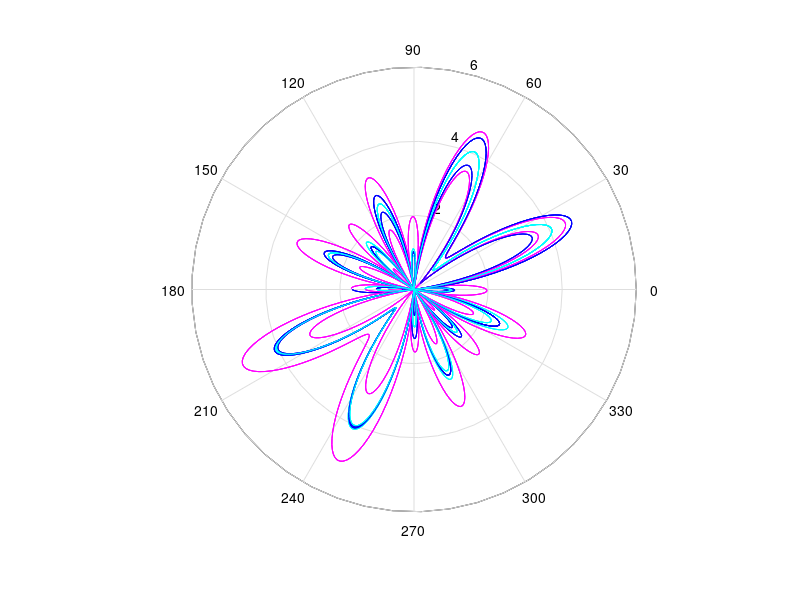

Recreate this plot in MATLAB.
clc;clear

x1=-20*pi:pi/200:20*pi;

for i=1:20 x=x1(400*(i-1)+1:400*i);

    y=exp(cos(2*x-pi/2))-2.*cos(4.*(2*x-pi/2))+(sin((2*x-pi/2)./12)).^5; 

    if mod(i,3)==0;

        polar(x,y,'m')

     hold on 

    elseif mod(i,3)==1;polar(x,y,'b')

     hold on

    elseif mod(i,3)==2;polar(x,y,'c')

     hold on

    end

end